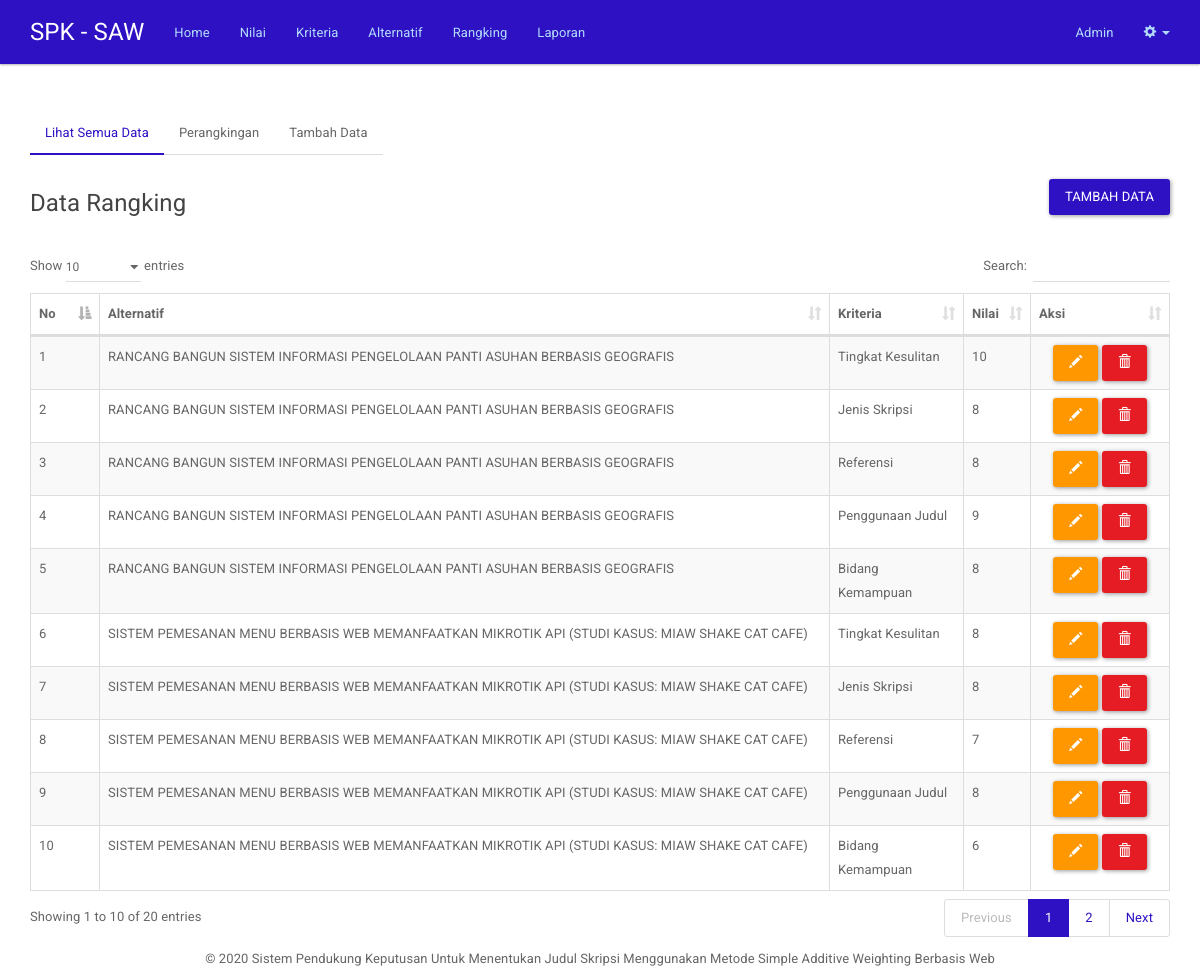
The page /rangking.php (signed in) on the database its author committed.
### tables this page shows
CREATE TABLE `rangking` (
  `id_alternatif` int(11) NOT NULL,
  `id_kriteria` int(11) NOT NULL,
  `nilai_rangking` double NOT NULL,
  `nilai_normalisasi` double NOT NULL,
  `bobot_normalisasi` double NOT NULL
);

CREATE TABLE `alternatif` (
  `id_alternatif` int(11) NOT NULL,
  `nama_alternatif` varchar(255) NOT NULL,
  `hasil_alternatif` double NOT NULL,
  `nim` varchar(50) DEFAULT NULL
);

CREATE TABLE `kriteria` (
  `id_kriteria` int(11) NOT NULL,
  `nama_kriteria` varchar(255) NOT NULL,
  `tipe_kriteria` varchar(10) NOT NULL,
  `bobot_kriteria` double NOT NULL
);

### includes/rangking.inc.php (called while the page is built, shortened)
<?php
class Rangking{
	private $conn;
	public function __construct($db){
		$this->conn = $db;
	}
	function readKhusus(){
		if($_SESSION['level']=='admin'){
		$query = "SELECT * FROM alternatif a, kriteria b, rangking c where a.id_alternatif=c.id_alternatif and b.id_kriteria=c.id_kriteria order by a.id_alternatif asc";
		}else{
		$query = "SELECT * FROM alternatif a, kriteria b, rangking c where nim='$_SESSION[nim]' and a.id_alternatif=c.id_alternatif and b.id_kriteria=c.id_kriteria order by a.id_alternatif asc";
		}
		$stmt = $this->conn->prepare( $query );
		$stmt->execute();
		return $stmt;
	}
}
?>

### rangking.php (the view, shortened to what this page needs)
<?php
include_once 'header.php';
include_once 'includes/rangking.inc.php';
$pro = new Rangking($db);
$stmt = $pro->readKhusus();
?>
	<br/>
	<div>
	  <ul class="nav nav-tabs" role="tablist">
	    <li role="presentation" class="active"><a href="#lihat" aria-controls="lihat" role="tab" data-toggle="tab">Lihat Semua Data</a></li>
	    <li role="presentation"><a href="#rangking" aria-controls="rangking" role="tab" data-toggle="tab">Perangkingan</a></li>
		<li role="presentation"><a href="rangking-baru.php" role="tab">Tambah Data</a></li>
	  </ul>
	  <div class="tab-content">
	    <div role="tabpanel" class="tab-pane active" id="lihat">
	    	<br/>
	    	<div class="row">
				<div class="col-md-6 text-left">
					<h4>Data Rangking</h4>
				</div>
				<?php
					if($_SESSION['level']=='admin'){
				?>
				<div class="col-md-6 text-right">
					<button onclick="location.href='rangking-baru.php'" class="btn btn-primary">Tambah Data</button>
				</div>
				<?php
					}
				?>
			</div>
			<br/>
			<table width="100%" class="table table-striped table-bordered" id="tabeldata">
		        <thead>
		            <tr>
		                <th width="30px">No</th>
		                <th>Alternatif</th>
		                <th>Kriteria</th>
		                <th>Nilai</th>
						<?php
							if($_SESSION['level']=='admin'){
						?>
		                <th width="100px">Aksi</th>
						<?php
							}
						?>
		            </tr>
		        </thead>
		        <tbody>
		<?php
		$no=1;
		while ($row = $stmt->fetch(PDO::FETCH_ASSOC)){
		?>
		            <tr>
		                <td><?php echo $no++ ?></td>
		                <td><?php echo $row['nama_alternatif'] ?></td>
		                <td><?php echo $row['nama_kriteria'] ?></td>
		                <td><?php echo $row['nilai_rangking'] ?></td>
						<?php
							if($_SESSION['level']=='admin'){
						?>
		                <td class="text-center">
							<a href="rangking-ubah.php?ia=<?php echo $row['id_alternatif'] ?>&ik=<?php echo $row['id_kriteria'] ?>" class="btn btn-warning"><span class="glyphicon glyphicon-pencil" aria-hidden="true"></span></a>
							<a href="rangking-hapus.php?ia=<?php echo $row['id_alternatif'] ?>&ik=<?php echo $row['id_kriteria'] ?>" onclick="return confirm('Yakin ingin menghapus data')" class="btn btn-danger"><span class="glyphicon glyphicon-trash" aria-hidden="true"></span></a>
					    </td>
						<?php
								}
						?>
		            </tr>
		<?php
		}
		?>
		        </tbody>
		    </table>
	    </div>
	  </div>
	</div>
<?php
include_once 'footer.php';
?>

### rows shown on the page
rangking: id_alternatif.nama_alternatif "RANCANG BANGUN SISTEM INFORMASI PENGELOLAAN PANTI ASUHAN BERBASIS GEOGRAFIS", id_kriteria.nama_kriteria "Tingkat Kesulitan", nilai_rangking "10"
rangking: id_alternatif.nama_alternatif "RANCANG BANGUN SISTEM INFORMASI PENGELOLAAN PANTI ASUHAN BERBASIS GEOGRAFIS", id_kriteria.nama_kriteria "Jenis Skripsi", nilai_rangking "8"
rangking: id_alternatif.nama_alternatif "RANCANG BANGUN SISTEM INFORMASI PENGELOLAAN PANTI ASUHAN BERBASIS GEOGRAFIS", id_kriteria.nama_kriteria "Referensi", nilai_rangking "8"
rangking: id_alternatif.nama_alternatif "RANCANG BANGUN SISTEM INFORMASI PENGELOLAAN PANTI ASUHAN BERBASIS GEOGRAFIS", id_kriteria.nama_kriteria "Penggunaan Judul", nilai_rangking "9"
rangking: id_alternatif.nama_alternatif "RANCANG BANGUN SISTEM INFORMASI PENGELOLAAN PANTI ASUHAN BERBASIS GEOGRAFIS", id_kriteria.nama_kriteria "Bidang Kemampuan", nilai_rangking "8"
rangking: id_alternatif.nama_alternatif "SISTEM PEMESANAN MENU BERBASIS WEB MEMANFAATKAN MIKROTIK API (STUDI KASUS: MIAW SHAKE CAT CAFE)", id_kriteria.nama_kriteria "Tingkat Kesulitan", nilai_rangking "8"
rangking: id_alternatif.nama_alternatif "SISTEM PEMESANAN MENU BERBASIS WEB MEMANFAATKAN MIKROTIK API (STUDI KASUS: MIAW SHAKE CAT CAFE)", id_kriteria.nama_kriteria "Jenis Skripsi", nilai_rangking "8"
rangking: id_alternatif.nama_alternatif "SISTEM PEMESANAN MENU BERBASIS WEB MEMANFAATKAN MIKROTIK API (STUDI KASUS: MIAW SHAKE CAT CAFE)", id_kriteria.nama_kriteria "Referensi", nilai_rangking "7"
rangking: id_alternatif.nama_alternatif "SISTEM PEMESANAN MENU BERBASIS WEB MEMANFAATKAN MIKROTIK API (STUDI KASUS: MIAW SHAKE CAT CAFE)", id_kriteria.nama_kriteria "Penggunaan Judul", nilai_rangking "8"
rangking: id_alternatif.nama_alternatif "SISTEM PEMESANAN MENU BERBASIS WEB MEMANFAATKAN MIKROTIK API (STUDI KASUS: MIAW SHAKE CAT CAFE)", id_kriteria.nama_kriteria "Bidang Kemampuan", nilai_rangking "6"

### other values the page prints
$_SESSION['nama_lengkap'] "Admin"
date ('Y') "2020"
